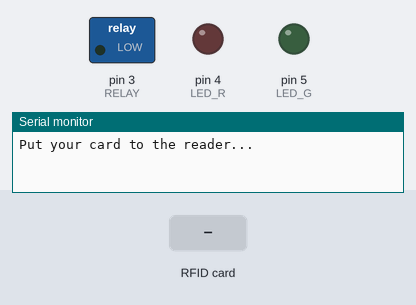
Bench run of a sketch on a simulated Arduino Uno, built with avr-gcc and run on an emulated ATmega328P. On the bench: switched loads named in the sketch (green lamp = pin HIGH), output pins drawn as LEDs (lit = HIGH), the last lines printed to the serial monitor. Dashed ring = blinking. Inputs (shaded band) come from the test bench. Pins used as bus, display or sensor lines are not drawn.

Above: at 1.2 s.
1.3 s: RFID card DA 3E 02 47 held to the reader
At 3.0 s:
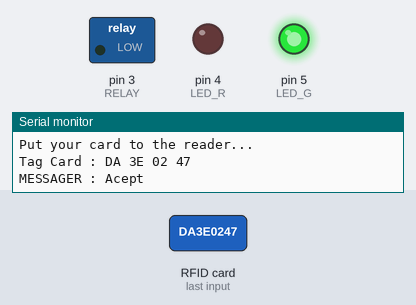
At 4.2 s:
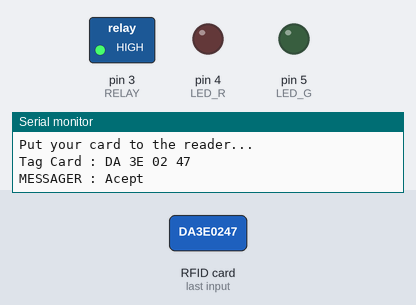
4.3 s: RFID card 35 56 E2 2A held to the reader
At 5.5 s:
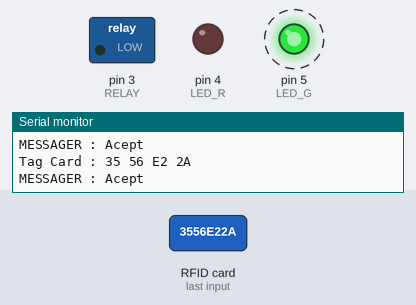
6.3 s: RFID card 5E 7A 19 C4 held to the reader
Timing chart, 0 to 10.8 s (numbered marks = the images above; inputs shaded):
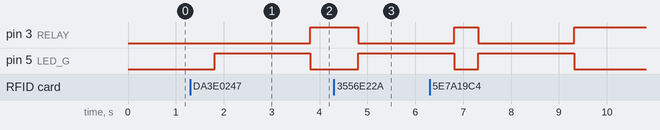

The sketch:

DigitalLockRFID.ino
```cpp
#include <SPI.h>
#include <MFRC522.h>

#define SS_PIN 10
#define RST_PIN 9
#define LED_G 5
#define LED_R 4
#define RELAY 3
#define BUZZER 2
#define ACCESS_DELAY 2000
#define DENIED_DELAY 1000

MFRC522 mfrc522(SS_PIN, RST_PIN);

void setup()
{
  Serial.begin(9600);
  SPI.begin();
  mfrc522.PCD_Init();
  pinMode(LED_G, OUTPUT);
  pinMode(LED_R, OUTPUT);
  pinMode(RELAY, OUTPUT);
  pinMode(BUZZER, OUTPUT);
  noTone(BUZZER);
  digitalWrite(RELAY, LOW);
  Serial.println("Put your card to the reader...");
  Serial.println();

}
void loop()
{
  // Look for new cards
  if ( ! mfrc522.PICC_IsNewCardPresent())
  {
    return;
  }
  // Select one of the cards
  if ( ! mfrc522.PICC_ReadCardSerial())
  {
    return;
  }
  //Show UID on serial monitor
  Serial.print("Tag Card :");
  String content= "";
  byte letter;
  for (byte i = 0; i < mfrc522.uid.size; i++)
  {
     Serial.print(mfrc522.uid.uidByte[i] < 0x10 ? " 0" : " ");
     Serial.print(mfrc522.uid.uidByte[i], HEX);
     content.concat(String(mfrc522.uid.uidByte[i] < 0x10 ? " 0" : " "));
     content.concat(String(mfrc522.uid.uidByte[i], HEX));
  }
  Serial.println();
  Serial.print("MESSAGER : ");
  content.toUpperCase();
  if (content.substring(1) == "DA 3E 02 47" || "35 56 E2 2A")
  //สามารถเพิ่มการ์ดเท่าไหร่ก็ได้แต่หรือแล้วเพิ่มเข้าไป
  {
    Serial.println("Acept");
    Serial.println();
    delay(500);
    digitalWrite(RELAY, 0);
    digitalWrite(LED_G, HIGH);
    delay(ACCESS_DELAY);
    digitalWrite(RELAY, 1);
    digitalWrite(LED_G, LOW);
  }

 else   {
    Serial.println("Reject");
    digitalWrite(LED_R, HIGH);
    tone(BUZZER, 300);
    delay(DENIED_DELAY);
    digitalWrite(LED_R, LOW);
    noTone(BUZZER);
  }
}
```

Measured:
- after the input at 1.3 s, pin 3 (RELAY): LOW → HIGH after 2.5 s; pin 5 (LED_G): LOW → HIGH after 0.51 s, → LOW 2.0 s later
- after the input at 4.3 s, pin 3 (RELAY): HIGH → LOW after 0.51 s; pin 5 (LED_G): LOW → HIGH after 0.51 s
